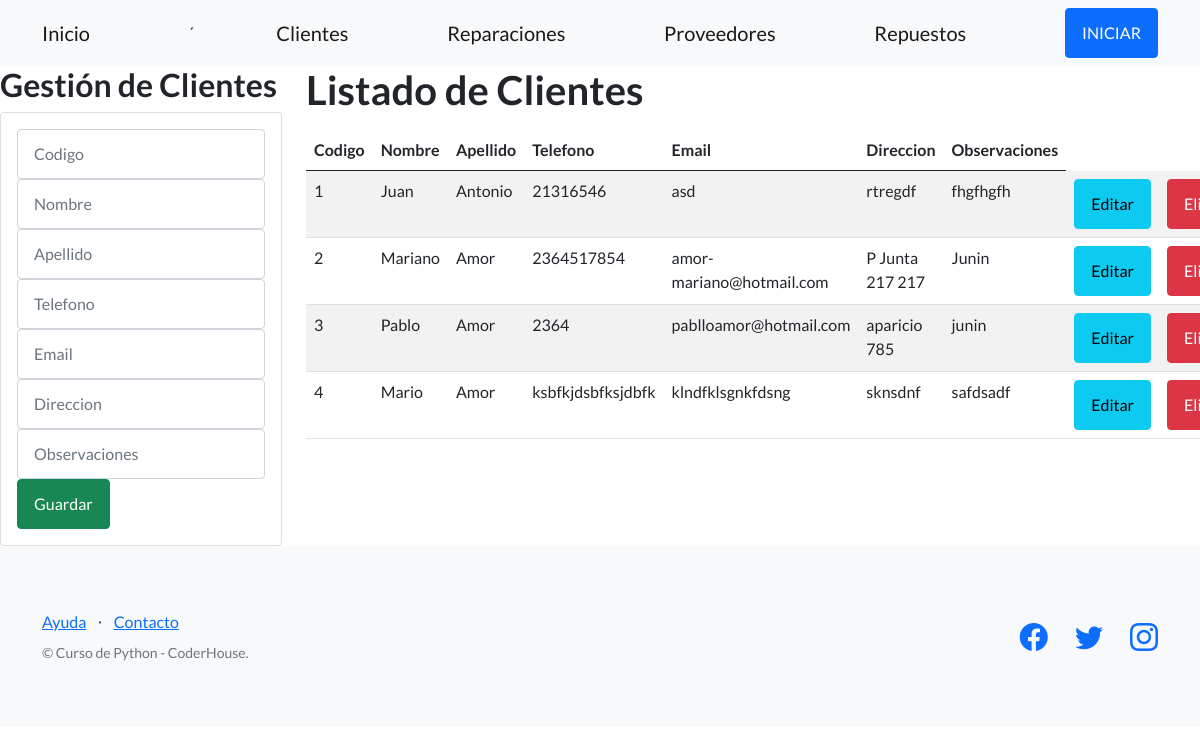
Page /AppCoder/gestionDeClientes on the committed database.
### AppCoder/models.py (models this page shows, shortened)
class Cliente(models.Model):
    codigo = models.CharField(primary_key=True,max_length=6)
    nombre= models.CharField(max_length=30)    #nombre
    apellido= models.CharField(max_length=30)
    telefono= models.CharField(max_length=30)           #apellido
    email= models.EmailField()
    direccion= models.CharField(max_length=30)          #profesion
    observaciones = models.CharField(max_length=140)

### AppCoder/views.py (the view)
# urls.py: path('gestionDeClientes', views.clientes, name="Clientes"),
def clientes(request):
      cliente=Cliente.objects.all()
      return render(request, "AppCoder/gestionDeClientes.html", {"cliente":cliente})

### AppCoder/templates/AppCoder/gestionDeClientes.html (shortened to what this page needs)
{% extends "AppCoder/padre.html" %}
{% load static %}
{% block contenidoQueCambia %}
<div class="row">
    <div class="col-sm-12 col-md-6 col-lg-3 col-xl-3">
        <h2>Gestión de Clientes</h2>
        <div class="card">
            <div class="card-body">
                <form action="/AppCoder/registrarCliente/" method="POST">{% csrf_token %}
                    <div class="form-group">
                        <input type="text" id="txtCodigo" name="txtCodigo" class="form-control" placeholder="Codigo"
                            maxlength="50" required>
                    </div>
                    <div class="form-group">
                        <input type="text" id="txtNombre" name="txtNombre" class="form-control" placeholder="Nombre"
                            maxlength="50" required>
                    </div>
                    <div class="form-group">
                        <input type="text" id="txtApellido" name="txtApellido" class="form-control" placeholder="Apellido"
                            maxlength="50" required>
                    </div>
                    <div class="form-group">
                        <input type="text" id="txtTelefono" name="txtTelefono" class="form-control" placeholder="Telefono"
                            maxlength="50" required>
                    </div>
                    <div class="form-group">
                        <input type="text" id="txtEmail" name="txtEmail" class="form-control" placeholder="Email"
                            maxlength="50" required>
                    </div>
                    <div class="form-group">
                        <input type="text" id="txtDireccion" name="txtDireccion" class="form-control" placeholder="Direccion"
                            maxlength="50" required>
                    </div>
                    <div class="form-group">
                        <input type="text" id="txtObservaciones" name="txtObservaciones" class="form-control" placeholder="Observaciones"
                            maxlength="50" required>
                    </div>
                    <div class="form-group">
                        <button type="submit" class="btn btn-success btn-block text-white">Guardar</button>
                    </div>
                </form>
            </div>
        </div>
    </div>
    <div class="col-sm-12 col-md-6 col-lg-9 col-xl-9">
        <h1>Listado de Clientes</h1>
        <div class="table-responsive py-2">
            <table class="table table-striped">
                <thead>
                    <tr>
                        <th>Codigo</th>
                        <th>Nombre</th>
                        <th>Apellido</th>
                        <th>Telefono</th>
                        <th>Email</th>
                        <th>Direccion</th>
                        <th>Observaciones</th>
                    </tr>
                </thead>
                <tbody>
                    {% for c in cliente %}
                    <tr>
                        <td>{{c.codigo}}</td>
                        <td>{{c.nombre}}</td>
                        <td>{{c.apellido}}</td>
                        <td>{{c.telefono}}</td>
                        <td>{{c.email}}</td>
                        <td>{{c.direccion}}</td>
                        <td>{{c.observaciones}}</td>
                        <td><a href="edicionCliente/{{c.codigo}}" class="btn btn-info">Editar</a></td>
                        <td><a href="eliminarCliente/{{c.codigo}}" class="btn btn-danger btnEliminacion">Eliminar</a></td>
                    </tr>
                    {% endfor %}
                </tbody>
            </table>
        </div>
    </div>
</div>
{% endblock %}

### AppCoder/templates/AppCoder/padre.html (shortened to what this page needs)
<!DOCTYPE html>
<html lang="en">
    <head>
        {% load static %}
        <link href="https://cdn.jsdelivr.net/npm/bootstrap-icons@1.5.0/font/bootstrap-icons.css" rel="stylesheet" type="text/css" />
        <link href="{%static 'AppCoder/css/styles.css' %}" rel="stylesheet" />
    </head>
    <body>
        <nav class="navbar navbar-light bg-light static-top">
            <div class="container">
                <a class="navbar-brand" href="{% url 'Inicio' %}">Inicio</a>´
                <a class="navbar-brand" href="{% url 'Clientes' %}">Clientes</a>
                <a class="navbar-brand" href="{% url 'Reparaciones' %}">Reparaciones</a>
                <a class="navbar-brand" href="{% url 'Proveedores' %}">Proveedores</a>
                <a class="navbar-brand" href="{% url 'Repuestos' %}">Repuestos</a>
                {% if not request.user.is_authenticated %}
                <a class="btn btn-primary" href="{% url 'Login' %}">INICIAR</a>
                {% endif %}
            </div>
        </nav>
        {% block contenidoQueCambia %}
        {% endblock %}
        <footer class="footer bg-light">
            <div class="container">
                <div class="row">
                    <div class="col-lg-6 h-100 text-center text-lg-start my-auto">
                        <ul class="list-inline mb-2">
                            <li class="list-inline-item"><a href="#!">Ayuda</a></li>
                            <li class="list-inline-item">⋅</li>
                            <li class="list-inline-item"><a href="#!">Contacto</a></li>
                        </ul>
                        <p class="text-muted small mb-4 mb-lg-0">&copy; Curso de Python - CoderHouse.</p>
                    </div>
                    <div class="col-lg-6 h-100 text-center text-lg-end my-auto">
                        <ul class="list-inline mb-0">
                            <li class="list-inline-item me-4">
                                <a href="#!"><i class="bi-facebook fs-3"></i></a>
                            </li>
                            <li class="list-inline-item me-4">
                                <a href="#!"><i class="bi-twitter fs-3"></i></a>
                            </li>
                            <li class="list-inline-item">
                                <a href="#!"><i class="bi-instagram fs-3"></i></a>
                            </li>
                        </ul>
                    </div>
                </div>
            </div>
        </footer>
    </body>
</html>

### rows in the picture
Cliente: codigo "1", nombre "Juan", apellido "Antonio", telefono "21316546", email "asd", direccion "rtregdf", observaciones "fhgfhgfh"
Cliente: codigo "2", nombre "Mariano", apellido "Amor", telefono "2364517854", email "amor-mariano@hotmail.com", direccion "P Junta 217 217", observaciones "Junin"
Cliente: codigo "3", nombre "Pablo", apellido "Amor", telefono "2364", email "pablloamor@hotmail.com", direccion "aparicio 785", observaciones "junin"
Cliente: codigo "4", nombre "Mario", apellido "Amor", telefono "ksbfkjdsbfksjdbfk", email "klndfklsgnkfdsng", direccion "sknsdnf", observaciones "safdsadf"
